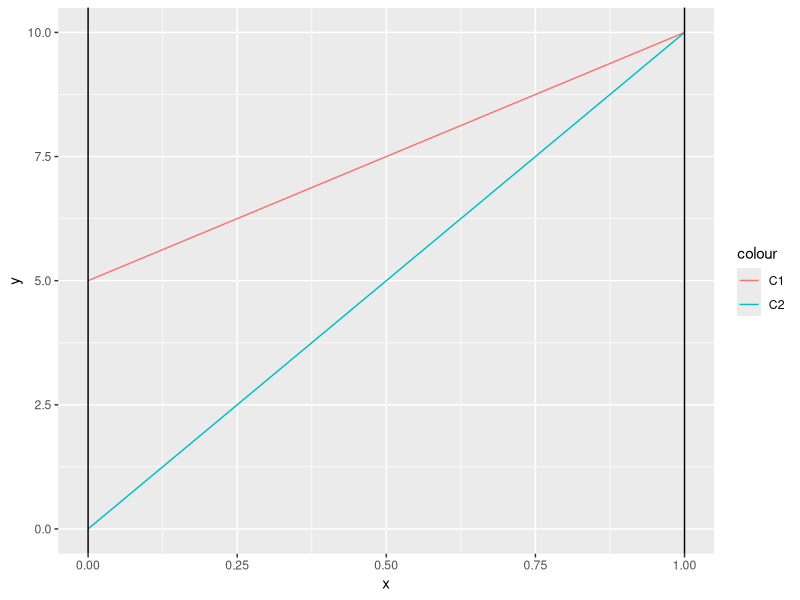
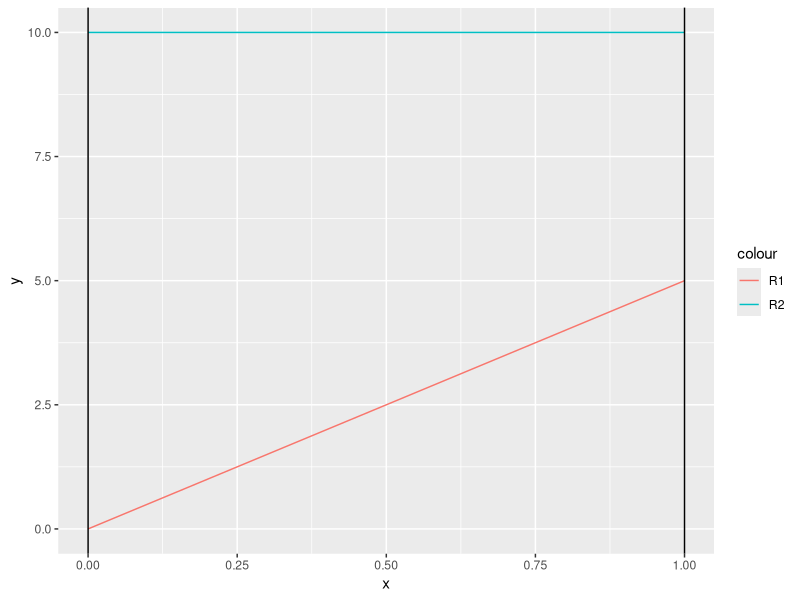
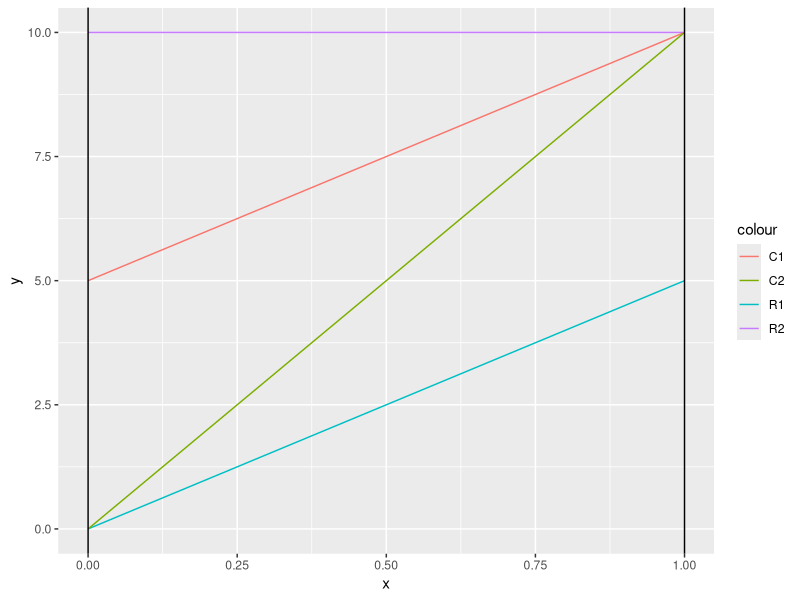

Here is the R script that generated these plots, in order:
## ---- chunk 1
library(DiagrammeR)
grViz("digraph boxes {

  graph [layout = neato, overlap = true, outputorder = edgefirst]

  node [shape = box]

  A [pos = '-1, 1!', label = 'C1, R1 \n (10)']; 
  B [pos = ' -1, -1!', label = 'C1, R2 \n (5)']; 
  C [pos = ' 1, 1!',label = 'C2, R1 \n (10)']; 
  D [pos = ' 1, -1!', label = 'C2, R2 \n (0)']; 

  # several 'edge' statements
  B->A C->A A->C D->B D->C 
}
")
## ---- chunk 2
grViz("digraph boxes {

  graph [layout = neato, overlap = true, outputorder = edgefirst]

  node [shape = box]

  A [pos = '-1, 1!', label = 'Fastball, GFast \n (.400)']; 
  B [pos = ' 1, 1!', label = 'Knuckle, GFast  \n (.100)']; 
  C [pos = ' -1, -1!', label = 'Fast, GKnuckle \n (.300)']; 
  D [pos = ' 1, -1!', label = 'Knuckle, GKnuckle \n (.250)']; 

  # several 'edge' statements
  C->D A->B C->A B->D
}
")
## ---- chunk 3
library(knitr)
x <- c(0, 1, 0, 1)
A <- c(5, 10, 0, 10)
kable(as.data.frame(cbind(x,A)))
## ---- chunk 4
library(ggplot2)
plotc <- ggplot(data.frame(x=c(0,1)), aes(x)) +
          stat_function(fun=function(x)5*x+5, geom="line", aes(colour = "C1")) +
          stat_function(fun=function(x)10*x, geom="line", aes(colour = "C2")) +
            geom_vline(xintercept = 1) + 
          geom_vline(xintercept = 0)
plotc
## ---- chunk 5
library(knitr)
x <- c(0, 1, 0, 1)
A <- c(10, 10, 0, 5)
kable(as.data.frame(cbind(x,A)))
## ---- chunk 6

plotr <- ggplot(data.frame(x=c(0,1)), aes(x)) +
          stat_function(fun=function(x)5*x, geom="line", aes(colour = "R1")) +
          stat_function(fun=function(x)10, geom="line", aes(colour = "R2")) + 
            geom_vline(xintercept = 1) + 
          geom_vline(xintercept = 0)
plotr
## ---- chunk 7
library(ggplot2)
plotrc <- ggplot(data.frame(x=c(0,1)), aes(x)) +
          stat_function(fun=function(x)5*x, geom="line", aes(colour = "R1")) +
          stat_function(fun=function(x)10, geom="line", aes(colour = "R2")) +
          stat_function(fun=function(x)5*x + 5, geom="line", aes(colour = "C1")) +
          stat_function(fun=function(x)10*x, geom="line", aes(colour = "C2")) +
          geom_vline(xintercept = 1) + 
          geom_vline(xintercept = 0)
plotrc
